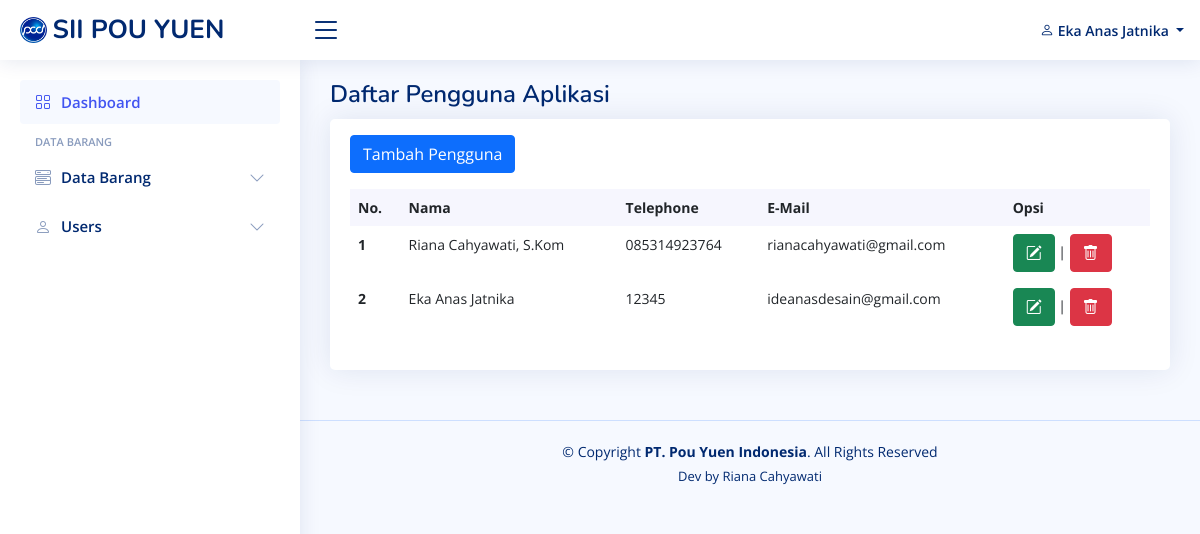
Screenshot of /view_users/users-list.php (signed in) with the database file from the repository.
### tables this page shows
CREATE TABLE `users` (
  `id` int(11) NOT NULL,
  `nama` varchar(255) NOT NULL,
  `username` varchar(255) NOT NULL,
  `password` varchar(255) NOT NULL,
  `email` varchar(100) NOT NULL,
  `phone` varchar(100) NOT NULL,
  `alamat` varchar(255) NOT NULL,
  `role_id` int(11) NOT NULL
);

### functions.php (called while the page is built, shortened)
<?php
$conn = mysqli_connect("localhost", "root", "", "db_pouyuen");
function query($query)
{
    global $conn;
    $result = mysqli_query($conn, $query);
    $rows = [];
    while ($row = mysqli_fetch_assoc($result)) {
        $rows[] = $row;
    }
    return $rows;
}

### view_users/users-list.php (the view)
<?php
include "../view_template/header.php";
include "../view_template/topbar.php";
include "../view_template/sidebar.php";
$users = query("SELECT * FROM users WHERE NOT role_id = 1");
?>
<main id="main" class="main">
  <div class="pagetitle">
    <h1>Daftar Pengguna Aplikasi</h1>
  </div>
  <section class="section dashboard">
    <div class="row">
      <div class="col">
        <div class="row">
          <div class="col-12">
            <div class="card recent-sales overflow-auto">
              <div class="card-body">
                <a href="users-add.php" class="btn btn-primary mt-3 mb-3">Tambah Pengguna</a>
                <table class="table table-borderless datatable">
                  <thead>
                    <tr>
                      <th scope="col">No. </th>
                      <th scope="col">Nama</th>
                      <th scope="col">Telephone</th>
                      <th scope="col">E-Mail</th>
                      <th scope="col">Opsi</th>
                    </tr>
                  </thead>
                  <tbody>
                    <?php $i = 1; ?>
                    <?php foreach ($users as $u) : ?>
                      <tr>
                        <th scope="row"><?= $i; ?></a></th>
                        <td><?= $u['nama']; ?></a></td>
                        <td><?= $u['phone']; ?></a></td>
                        <td><?= $u['email']; ?></a></td>
                        <td>
                          <a href="users-edit.php?id=<?= $u['id']; ?>" class="btn btn-success"><i class="bi bi-pencil-square"></i></a> |
                          <a href="users-delete.php?id=<?= $u['id']; ?>" class="btn btn-danger" onclick="return confirm('Yakin ingin dihapus?')"><i class="bi bi-trash"></i></a>
                        </td>
                      </tr>
                      <?php $i++; ?>
                    <?php endforeach; ?>
                  </tbody>
                </table>
              </div>
            </div>
          </div>
        </div>
      </div>
    </div>
  </section>
</main>
<?php include "../view_template/footer.php"; ?>

### view_template/topbar.php (shortened to what this page needs)
<?php
$id = $_SESSION['id'];
$users = query("SELECT * FROM users INNER JOIN users_role ON users.role_id = users_role.id_role WHERE id = $id")[0];
?>
<header id="header" class="header fixed-top d-flex align-items-center">
  <div class="d-flex align-items-center justify-content-between">
    <a href="index.html" class="logo d-flex align-items-center">
      <img src="../assets/img/logopouyuen.png">
      <span class="d-none d-lg-block">SII POU YUEN</span>
    </a>
    <i class="bi bi-list toggle-sidebar-btn"></i>
  </div>
  <nav class="header-nav ms-auto">
    <ul class="d-flex align-items-center">
      <li class="nav-item dropdown pe-3">
        <a class="nav-link nav-profile d-flex align-items-center pe-0" href="#" data-bs-toggle="dropdown">
          <span class="d-none d-md-block dropdown-toggle ps-2"><i class="bi bi-person"></i> <?= $users['nama']; ?> </span>
        </a>
      </li>
    </ul>
  </nav>
</header>

### assets/css/style.css (style rules this page uses)
:root { scroll-behavior: smooth; }
body { font-family: "Open Sans", sans-serif; background: #f6f9ff; color: #444444; }
a { color: #4154f1; text-decoration: none; }
h1, h2, h3, h4, h5, h6 { font-family: "Nunito", sans-serif; }
#main { margin-top: 60px; padding: 20px 30px; transition: all 0.3s; }
.pagetitle { margin-bottom: 10px; }
.pagetitle h1 { font-size: 24px; margin-bottom: 0; font-weight: 600; color: #012970; }
.card { margin-bottom: 30px; border: none; border-radius: 5px; box-shadow: 0px 0 30px rgba(1, 41, 112, 0.1); }
.card-body { padding: 0 20px 20px 20px; }
.logo { line-height: 1; }
@media (min-width: 1200px) { .logo { width: 280px; } }
.logo img { max-height: 26px; margin-right: 6px; }
.logo span { font-size: 26px; font-weight: 700; color: #012970; font-family: "Nunito", sans-serif; }
.header { transition: all 0.5s; z-index: 997; height: 60px; box-shadow: 0px 2px 20px rgba(1, 41, 112, 0.1); background-color: #fff; padding-left: 20px; }
.header .toggle-sidebar-btn { font-size: 32px; padding-left: 10px; cursor: pointer; color: #012970; }
.header-nav ul { list-style: none; }
.header-nav > ul { margin: 0; padding: 0; }
.header-nav .nav-profile { color: #012970; }
.header-nav .nav-profile span { font-size: 14px; font-weight: 600; }
@media (min-width: 1200px) { #main, #footer { margin-left: 300px; } }
.dashboard .recent-sales { font-size: 14px; }
.dashboard .recent-sales .table thead { background: #f6f6fe; }
.dashboard .recent-sales .table thead th { border: 0; }

### rows the page displays
users: nama "Eka Anas Jatnika"
users: nama "Riana Cahyawati, S.Kom", phone "085314923764", email "rianacahyawati@gmail.com"
users: nama "Eka Anas Jatnika", phone "12345", email "ideanasdesain@gmail.com"
